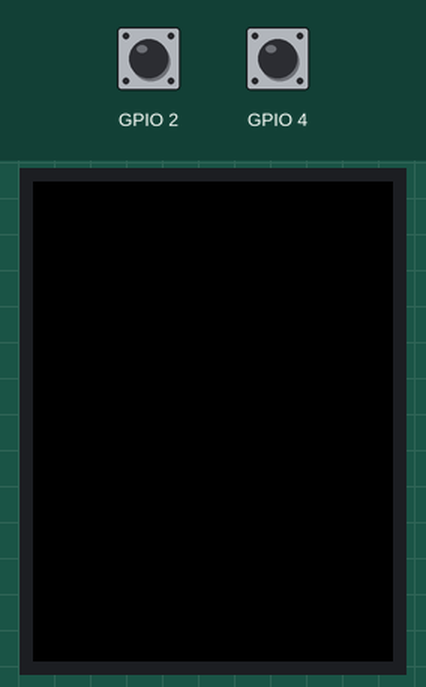
This program was run on a simulated ESP32. On the bench: 240×320 colour display. The inputs (shaded band) are chosen by the test bench; at power-on: GPIO 2 HIGH, GPIO 4 HIGH.

Above: at 2.3 s.
2.4 s: GPIO 2 pulled LOW for 0.15 s
At 3.3 s:
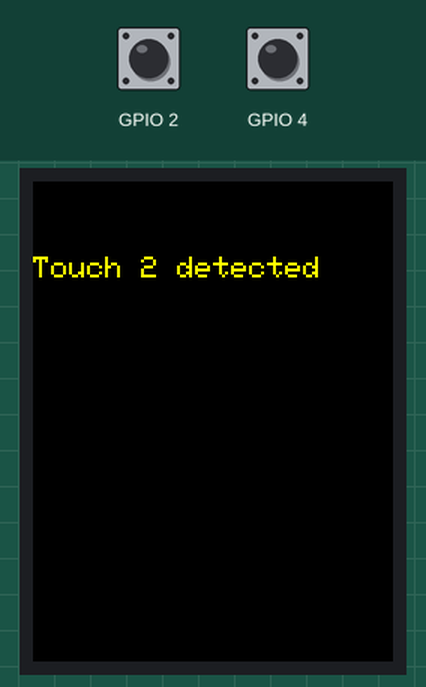
4.9 s: GPIO 4 pulled LOW for 0.15 s
At 5.6 s:
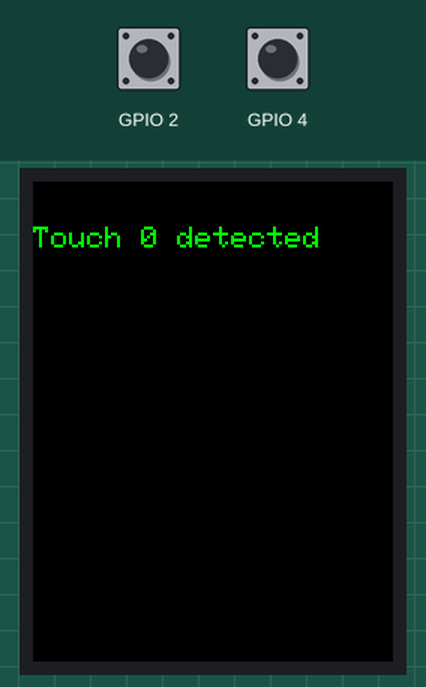
7.2 s: GPIO 2 pulled LOW for 1 s
At 7.9 s:
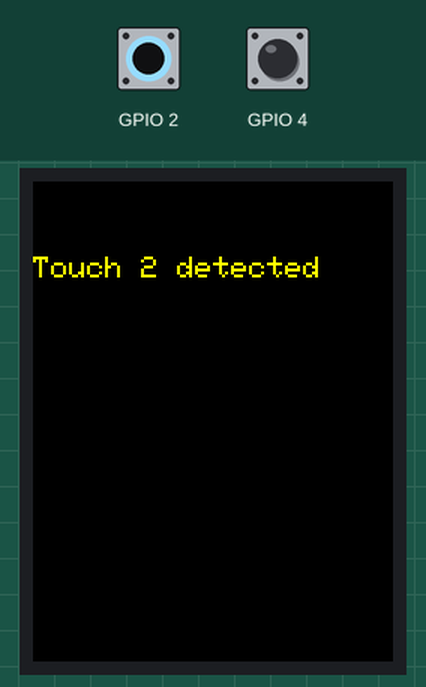
9.7 s: GPIO 2 driven LOW and GPIO 4 driven LOW
At 10.2 s:
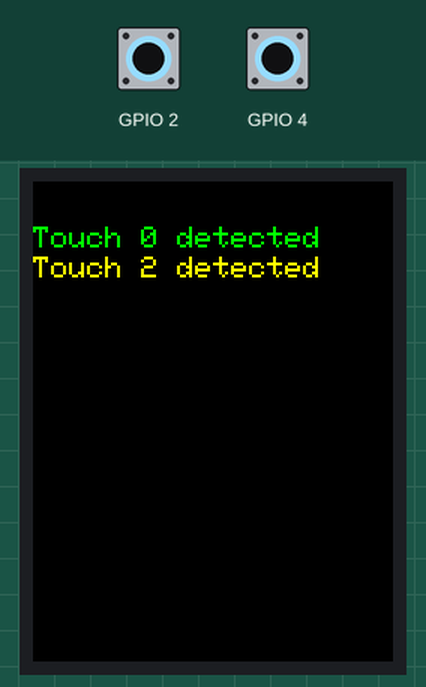
Timing chart, 0 to 12.7 s (numbered marks = the images above; inputs shaded):
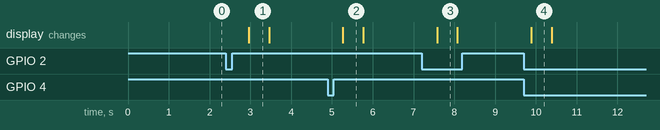

The program:

main.cpp
```cpp
/*
DS3231_test.pde
Eric Ayars
4/11

Test/demo of read routines for a DS3231 RTC.

Turn on the serial monitor after loading this to check if things are
working as they should.

*/
#include <Adafruit_GFX.h>    // Core graphics library
#include <Adafruit_ST7789.h> // Hardware-specific library for ST7789
#include <SPI.h>
#include <Wire.h>
#include <Arduino.h>

// SPI pins for the TFT display
#define TFT_CS         16
#define TFT_RST        15
#define TFT_DC         32
Adafruit_ST7789 tft = Adafruit_ST7789(TFT_CS, TFT_DC, TFT_RST);

int threshold = 40;
bool touch1detected = false;
bool touch2detected = false;

void gotTouch1(){
 touch1detected = true;
}

void gotTouch2(){
 touch2detected = true;
}
void setup() {
  tft.init(240, 320);
  tft.setTextSize(2);

  // Start the serial interface
  Serial.begin(9600);
  delay(1000);
  touchAttachInterrupt(T0, gotTouch1, threshold);
  touchAttachInterrupt(T2, gotTouch2, threshold);

}


void loop() {
  tft.fillScreen(ST77XX_BLACK);
  tft.setTextWrap(true);
  tft.setCursor(0, 30);
  if(touch1detected){
    touch1detected = false;
    tft.setTextColor(ST77XX_GREEN);
    tft.print("Touch 0 detected");
  }
  tft.setCursor(0,50);
  if(touch2detected){
    touch2detected = false;
    tft.setTextColor(ST77XX_YELLOW);
    tft.print("Touch 2 detected");
  }
  delay(500);
}
```

Measured:
- after the input at 2.4 s, the display: changes after 0.56 s (image 1)
- after the input at 4.9 s, the display: changes after 0.37 s (image 2)
- after the input at 7.2 s, the display: changes after 0.38 s (image 3)
- after the input at 9.7 s, the display: changes after 0.19 s (image 4)
- what the display in image 1 shows lasts 0.5 s, from 3.0 s to 3.5 s
